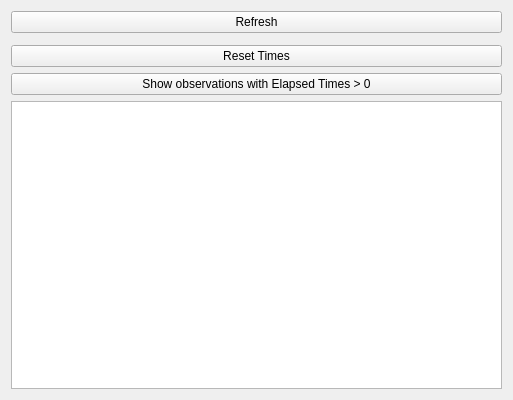
<?xml version="1.0" encoding="UTF-8"?>
<ui version="4.0">
 <class>qCjyxEventBrokerModuleWidget</class>
 <widget class="qCjyxWidget" name="qCjyxEventBrokerModuleWidget">
  <property name="geometry">
   <rect>
    <x>0</x>
    <y>0</y>
    <width>513</width>
    <height>400</height>
   </rect>
  </property>
  <property name="sizePolicy">
   <sizepolicy hsizetype="Preferred" vsizetype="Preferred">
    <horstretch>0</horstretch>
    <verstretch>0</verstretch>
   </sizepolicy>
  </property>
  <property name="windowTitle">
   <string>Event Broker</string>
  </property>
  <layout class="QVBoxLayout" name="verticalLayout">
   <item>
    <widget class="QPushButton" name="RefreshPushButton">
     <property name="text">
      <string>Refresh</string>
     </property>
    </widget>
   </item>
   <item>
    <widget class="qMRMLEventBrokerWidget" name="EventBrokerWidget">
     <property name="sizePolicy">
      <sizepolicy hsizetype="Expanding" vsizetype="Preferred">
       <horstretch>0</horstretch>
       <verstretch>0</verstretch>
      </sizepolicy>
     </property>
    </widget>
   </item>
   <item>
    <widget class="QPushButton" name="ResetElapsedTimesPushButton">
     <property name="text">
      <string>Reset Times</string>
     </property>
    </widget>
   </item>
   <item>
    <widget class="QPushButton" name="ShowElapsedTimesPushButton">
     <property name="text">
      <string>Show observations with Elapsed Times &gt; 0</string>
     </property>
    </widget>
   </item>
   <item>
    <widget class="QTextEdit" name="TextEdit">
     <property name="tabChangesFocus">
      <bool>true</bool>
     </property>
     <property name="lineWrapMode">
      <enum>QTextEdit::NoWrap</enum>
     </property>
     <property name="readOnly">
      <bool>true</bool>
     </property>
     <property name="acceptRichText">
      <bool>false</bool>
     </property>
    </widget>
   </item>
  </layout>
 </widget>
 <customwidgets>
  <customwidget>
   <class>qMRMLEventBrokerWidget</class>
   <extends>QWidget</extends>
   <header>qMRMLEventBrokerWidget.h</header>
  </customwidget>
  <customwidget>
   <class>qCjyxWidget</class>
   <extends>QWidget</extends>
   <header>qCjyxWidget.h</header>
   <container>1</container>
  </customwidget>
 </customwidgets>
 <resources>
  <include location="../qCjyxModulesCore.qrc"/>
 </resources>
 <connections>
  <connection>
   <sender>RefreshPushButton</sender>
   <signal>clicked()</signal>
   <receiver>EventBrokerWidget</receiver>
   <slot>refresh()</slot>
   <hints>
    <hint type="sourcelabel">
     <x>111</x>
     <y>19</y>
    </hint>
    <hint type="destinationlabel">
     <x>111</x>
     <y>86</y>
    </hint>
   </hints>
  </connection>
  <connection>
   <sender>ResetElapsedTimesPushButton</sender>
   <signal>clicked()</signal>
   <receiver>EventBrokerWidget</receiver>
   <slot>resetElapsedTimes()</slot>
   <hints>
    <hint type="sourcelabel">
     <x>323</x>
     <y>361</y>
    </hint>
    <hint type="destinationlabel">
     <x>338</x>
     <y>259</y>
    </hint>
   </hints>
  </connection>
  <connection>
   <sender>ShowElapsedTimesPushButton</sender>
   <signal>clicked()</signal>
   <receiver>EventBrokerWidget</receiver>
   <slot>expandElapsedTimeItems()</slot>
   <hints>
    <hint type="sourcelabel">
     <x>141</x>
     <y>380</y>
    </hint>
    <hint type="destinationlabel">
     <x>213</x>
     <y>209</y>
    </hint>
   </hints>
  </connection>
 </connections>
</ui>
